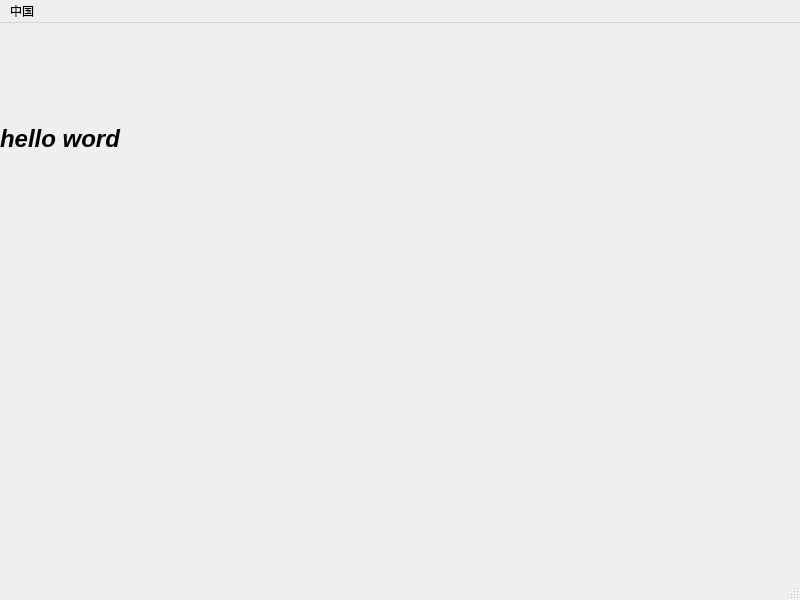
<?xml version="1.0" encoding="UTF-8"?>
<ui version="4.0">
 <class>MainWindow</class>
 <widget class="QMainWindow" name="MainWindow">
  <property name="geometry">
   <rect>
    <x>0</x>
    <y>0</y>
    <width>800</width>
    <height>600</height>
   </rect>
  </property>
  <property name="windowTitle">
   <string>MainWindow</string>
  </property>
  <widget class="QWidget" name="centralwidget">
   <widget class="QLabel" name="label">
    <property name="geometry">
     <rect>
      <x>0</x>
      <y>0</y>
      <width>171</width>
      <height>231</height>
     </rect>
    </property>
    <property name="font">
     <font>
      <pointsize>18</pointsize>
      <weight>75</weight>
      <italic>true</italic>
      <bold>true</bold>
     </font>
    </property>
    <property name="text">
     <string>hello word</string>
    </property>
   </widget>
  </widget>
  <widget class="QMenuBar" name="menubar">
   <property name="geometry">
    <rect>
     <x>0</x>
     <y>0</y>
     <width>800</width>
     <height>26</height>
    </rect>
   </property>
   <widget class="QMenu" name="menu">
    <property name="title">
     <string>中国</string>
    </property>
   </widget>
   <addaction name="menu"/>
  </widget>
  <widget class="QStatusBar" name="statusbar"/>
 </widget>
 <resources/>
 <connections/>
</ui>
